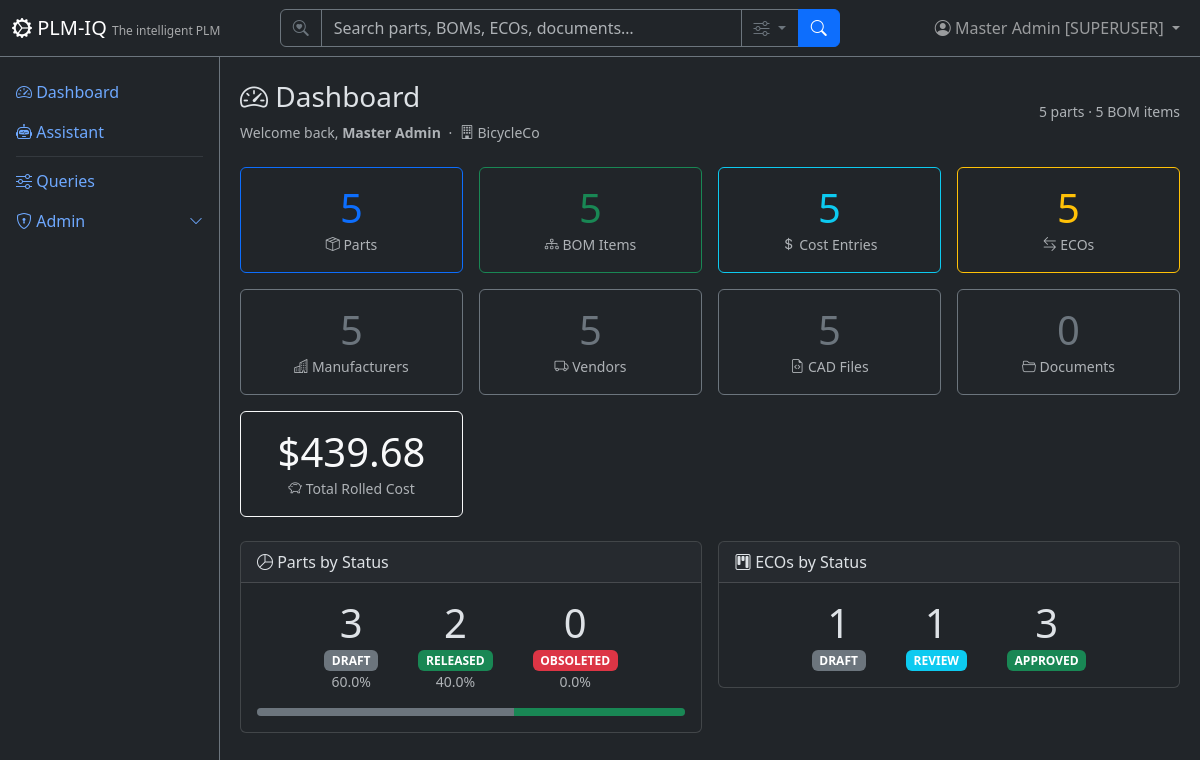
Page / (signed in) on the earlier database version.
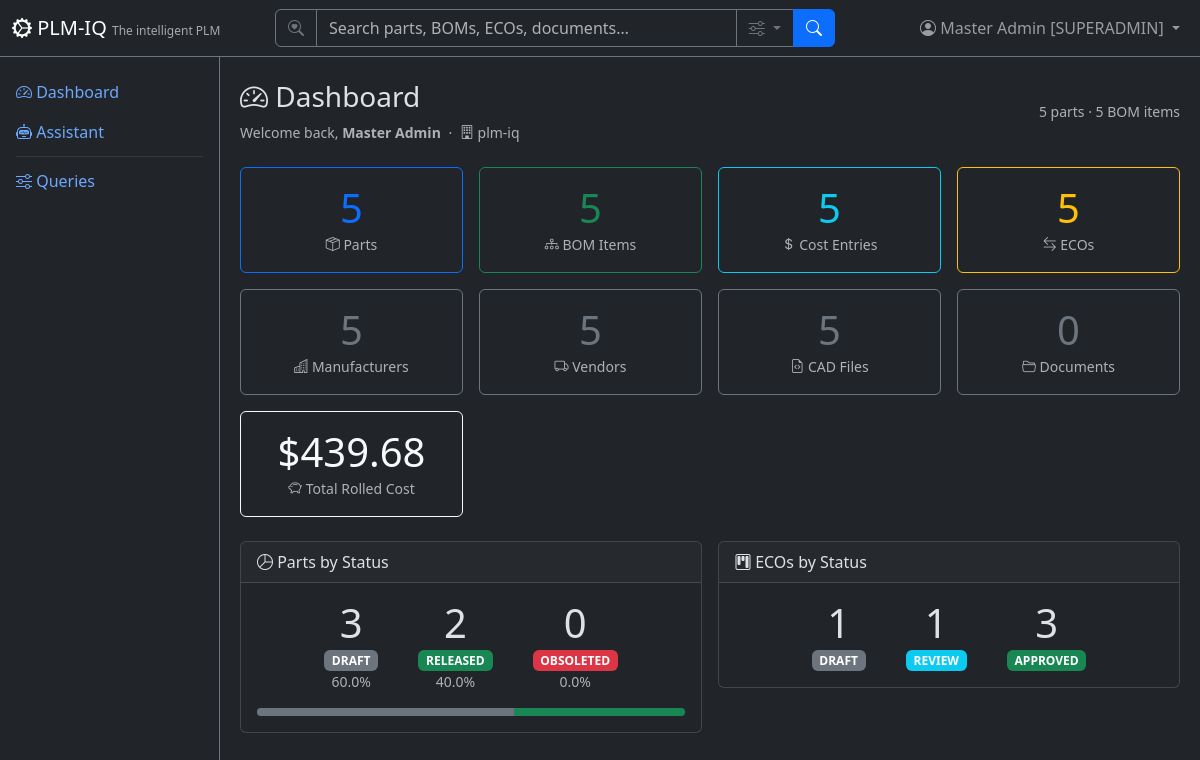
Same page on the later database version.
### app/models/tenant_user.py (models this page shows)
class User(Base):
    __tablename__ = "users"
    user_id = Column("user_id", Integer, primary_key=True, autoincrement=True)
    username = Column("username", String, unique=True, nullable=False)
    full_name = Column("full_name", String, nullable=False)
    email = Column("email", String)
    password_hash = Column("password_hash", String, nullable=False, default="")
    tenant_id = Column("tenant_id", Integer, ForeignKey("tenants.tenant_id"), nullable=False, default=1)
    tenant_key = Column("tenant_key", String, nullable=False)
    is_active = Column("is_active", Boolean, default=True)
    created_date = Column("created_date", String)
    role = Column("role", String, nullable=False, default="reader")
    tenant = relationship("Tenant", back_populates="users")
    favorites = relationship("Favorite", back_populates="user")

class Tenant(Base):
    __tablename__ = "tenants"
    tenant_id = Column("tenant_id", Integer, primary_key=True, autoincrement=True)
    tenant_name = Column("tenant_name", String, unique=True, nullable=False)
    tenant_key = Column("tenant_key", String, unique=True, nullable=False)
    subdomain = Column("subdomain", String, unique=True, nullable=True)
    description = Column("description", String)
    created_date = Column("created_date", String)
    role = Column("role", String, default="reader")
    is_active = Column("is_active", Boolean, default=True)
    users = relationship("User", back_populates="tenant")
    parts = relationship("Part", back_populates="tenant")
    favorites = relationship("Favorite", back_populates="tenant")

### app/routers/dashboard.py (the view)
@router.get("/", response_class=HTMLResponse, include_in_schema=False)
def dashboard(request: Request, db: Session = Depends(get_db)):
    user = require_user(request, db)
    ctx = auth_context(request, db)
    part_count = db.query(func.count(Part.part_number)).scalar() or 0
    bom_count = db.query(func.count(BomItem.id)).scalar() or 0
    costing_count = db.query(func.count(CostingBomItem.id)).scalar() or 0
    eco_count = db.query(func.count(EngineeringChangeOrder.eco_number)).scalar() or 0
    aml_count = db.query(func.count(ApprovedManufacturer.id)).scalar() or 0
    avl_count = db.query(func.count(ApprovedVendor.id)).scalar() or 0
    cad_count = db.query(func.count(CadMetadata.id)).scalar() or 0
    document_count = db.query(func.count(Document.id)).scalar() or 0
    status_breakdown = dict(
        db.query(Part.status, func.count(Part.part_number))
        .group_by(Part.status)
        .all()
    )
    eco_status = dict(
        db.query(EngineeringChangeOrder.eco_status, func.count(EngineeringChangeOrder.eco_number))
        .group_by(EngineeringChangeOrder.eco_status)
        .all()
    )
    total_cost = (
        db.query(func.sum(CostingBomItem.rolled_total))
        .filter(CostingBomItem.level == 0)
        .scalar()
    ) or 0
    favorites = db.query(Favorite).filter(Favorite.user_id == user.user_id).all()
    enriched_favorites = []
    for fav in favorites:
        detail = None
        if fav.object_type == "part":
            part = db.query(Part).filter(Part.part_number == fav.object_id).first()
            if part:
                detail = {"name": part.part_name, "url": f"/parts/{part.part_number}"}
        elif fav.object_type == "document":
            doc = db.query(Document).filter(Document.id == int(fav.object_id)).first()
            if doc:
                detail = {"name": doc.title or doc.name, "url": f"/documents/{doc.id}"}
        elif fav.object_type == "eco":
            eco = db.query(EngineeringChangeOrder).filter(EngineeringChangeOrder.eco_number == fav.object_id).first()
            if eco:
                detail = {"name": eco.eco_title, "url": f"/eco/{eco.eco_number}"}
        if detail:
            enriched_favorites.append({
                "object_type": fav.object_type,
                "object_id": fav.object_id,
                "name": detail["name"],
                "url": detail["url"],
                "created_date": fav.created_date,
            })
    return HTMLResponse(content=render(
        "dashboard.html",
        **ctx,
        part_count=part_count,
        bom_count=bom_count,
        costing_count=costing_count,
        eco_count=eco_count,
        aml_count=aml_count,
        avl_count=avl_count,
        cad_count=cad_count,
        document_count=document_count,
        status_breakdown=status_breakdown,
        eco_status=eco_status,
        total_cost=total_cost,
        statuses=["DRAFT", "RELEASED", "OBSOLETED"],
        eco_statuses=["DRAFT", "REVIEW", "APPROVED"],
        favorites=enriched_favorites,
    ))

### app/templates/dashboard.html (shortened to what the changed rows need)
{% extends "base.html" %}
{% block content %}
<div class="d-flex justify-content-between align-items-center mb-4">
    <div>
        <h3><i class="bi bi-speedometer2"></i> Dashboard</h3>
        {% if current_user %}
        <p class="text-muted mb-0 small">
            Welcome back, <strong>{{ current_user.full_name }}</strong>
            <span class="mx-1">·</span>
            <i class="bi bi-building"></i> {{ current_tenant.tenant_name if current_tenant else '—' }}
        </p>
        {% endif %}
    </div>
</div>
<div class="row g-3 mb-4">
    <div class="col-md-3 col-6">
        <a href="/parts?q=&status=RELEASED" class="text-decoration-none d-block">
            <div class="card stat-card border-primary h-100">
                <div class="card-body text-center">
                    <h1 class="text-primary mb-0">{{ part_count }}</h1>
                </div>
            </div>
        </a>
    </div>
    <div class="col-md-3 col-6">
        <a href="/bom" class="text-decoration-none d-block">
            <div class="card stat-card border-success h-100">
                <div class="card-body text-center">
                    <h1 class="text-success mb-0">{{ bom_count }}</h1>
                </div>
            </div>
        </a>
    </div>
    <div class="col-md-3 col-6">
        <a href="/costing" class="text-decoration-none d-block">
            <div class="card stat-card border-info h-100">
                <div class="card-body text-center">
                    <h1 class="text-info mb-0">{{ costing_count }}</h1>
                </div>
            </div>
        </a>
    </div>
    <div class="col-md-3 col-6">
        <a href="/eco" class="text-decoration-none d-block">
            <div class="card stat-card border-warning h-100">
                <div class="card-body text-center">
                    <h1 class="text-warning mb-0">{{ eco_count }}</h1>
                </div>
            </div>
        </a>
    </div>
    <div class="col-md-3 col-6">
        <a href="/aml" class="text-decoration-none d-block">
            <div class="card stat-card border-secondary h-100">
                <div class="card-body text-center">
                    <h1 class="text-secondary mb-0">{{ aml_count }}</h1>
                </div>
            </div>
        </a>
    </div>
    <div class="col-md-3 col-6">
        <a href="/avl" class="text-decoration-none d-block">
            <div class="card stat-card border-secondary h-100">
                <div class="card-body text-center">
                    <h1 class="text-secondary mb-0">{{ avl_count }}</h1>
                </div>
            </div>
        </a>
    </div>
    <div class="col-md-3 col-6">
        <a href="/cad" class="text-decoration-none d-block">
            <div class="card stat-card border-secondary h-100">
                <div class="card-body text-center">
                    <h1 class="text-secondary mb-0">{{ cad_count }}</h1>
                </div>
            </div>
        </a>
    </div>
    <div class="col-md-3 col-6">
        <a href="/documents" class="text-decoration-none d-block">
            <div class="card stat-card border-secondary h-100">
                <div class="card-body text-center">
                    <h1 class="text-secondary mb-0">{{ document_count }}</h1>
                </div>
            </div>
        </a>
    </div>
    <div class="col-md-3 col-6">
        <a href="/costing" class="text-decoration-none d-block">
            <div class="card stat-card border-light h-100">
                <div class="card-body text-center">
                    <h1 class="text-light mb-0">{{ total_cost|currency }}</h1>
                </div>
            </div>
        </a>
    </div>
</div>
{% endblock %}

### app/templates/base.html (shortened to what this page needs)
<!DOCTYPE html>
<html lang="en" data-bs-theme="dark">
<head>
    <link href="https://cdn.jsdelivr.net/npm/bootstrap@5.3.3/dist/css/bootstrap.min.css" rel="stylesheet">
    <link href="https://cdn.jsdelivr.net/npm/bootstrap-icons@1.11.3/font/bootstrap-icons.css" rel="stylesheet">
</head>
<body>
    <nav class="navbar navbar-expand-md navbar-dark bg-dark fixed-top border-bottom border-secondary">
        <div class="container-fluid">
            <a class="navbar-brand" href="/">
                <i class="bi bi-gear-wide-connected"></i> PLM-IQ
                <small class="d-none d-md-inline">The intelligent PLM</small>
            </a>
            <div class="collapse navbar-collapse" id="navMenu">
                {% if current_user %}
                <form class="d-flex mx-auto my-2 my-md-0" role="search" action="/search" method="get" style="width: 100%; max-width: 560px;">
                    <div class="input-group">
                        <span class="input-group-text bg-dark border-secondary text-secondary"><i class="bi bi-search-heart"></i></span>
                        <input type="search" name="q" class="form-control bg-dark text-light border-secondary" placeholder="Search parts, BOMs, ECOs, documents…" aria-label="Search">
                        <button class="btn btn-outline-secondary dropdown-toggle" type="button" data-bs-toggle="dropdown" data-bs-auto-close="outside" title="Search options">
                            <i class="bi bi-sliders"></i>
                        </button>
                        <button class="btn btn-primary" type="submit"><i class="bi bi-search"></i></button>
                    </div>
                </form>
                {% endif %}
                <ul class="navbar-nav ms-auto align-items-center">
                    {% if current_user %}
                    <li class="nav-item dropdown">
                        <a class="nav-link dropdown-toggle position-relative" href="#" role="button" data-bs-toggle="dropdown" aria-label="Profile Menu" title="Profile Menu">
                            <i class="bi bi-person-circle"></i>
                            <span class="d-none d-md-inline">{{ current_user.full_name }} [{{ current_user.role|upper if current_user.role else 'SUPERUSER' }}]</span>
                        </a>
                    </li>
                    {% else %}
                    <li class="nav-item">
                        <a class="nav-link" href="/login"><i class="bi bi-box-arrow-in-right"></i> Sign In</a>
                    </li>
                    {% endif %}
                </ul>
            </div>
        </div>
    </nav>
    <div class="sidebar bg-dark border-end border-secondary pt-3">
        <ul class="nav nav-pills flex-column">
            <li class="nav-item">
                <a class="nav-link" href="/"><i class="bi bi-speedometer2"></i> Dashboard</a>
            </li>
            <li class="nav-item">
                <a class="nav-link" href="/assistant"><i class="bi bi-robot"></i> Assistant</a>
            </li>
            <li class="nav-item">
                <hr class="nav-divider my-1 mx-3 border-secondary">
            </li>
            <li class="nav-item">
                <a class="nav-link" href="/queries"><i class="bi bi-sliders"></i> Queries</a>
            </li>
            {% if current_user and (current_user.role == 'tenantadmin' or current_user.role is none) %}
            <li class="nav-item">
                <a class="nav-link d-flex justify-content-between align-items-center" data-bs-toggle="collapse" href="#adminSubmenu" role="button" aria-expanded="false">
                    <span><i class="bi bi-shield-lock"></i> Admin</span>
                    <i class="bi bi-chevron-down small"></i>
                </a>
            </li>
            {% endif %}
        </ul>
    </div>
    <div class="main-content">
        {% block content %}{% endblock %}
    </div>
</body>
</html>

Differences in the rows shown:
no longer on this page (row unchanged): Tenant: tenant_name "BicycleCo"
changed User "Master Admin": role "SUPERUSER" → "SUPERADMIN"
added Tenant: tenant_name "plm-iq"
Other differences:
text no longer shown: "Admin"
